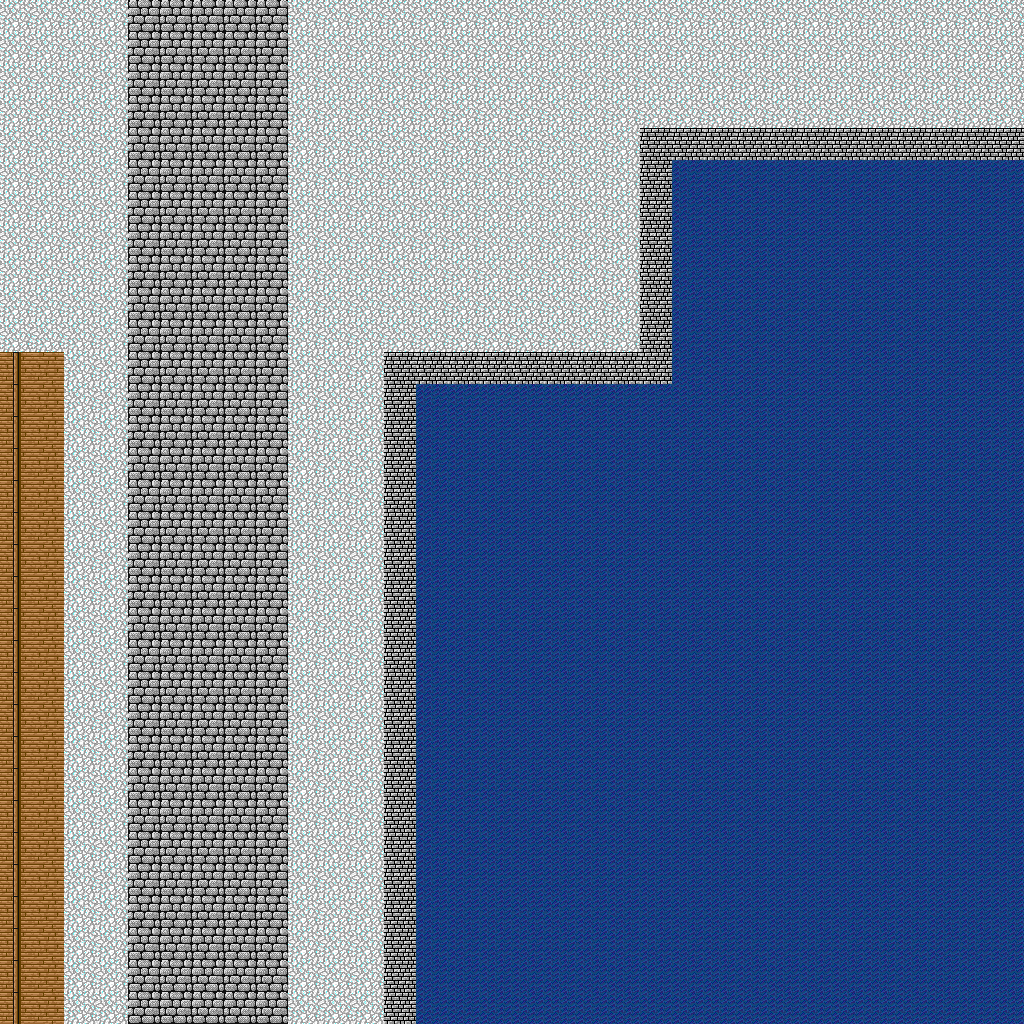

Rendered tile map (Tiled .tmx) drawn with the repository's tilesets; below, a short description and the full map source, tile grids included:
An orthogonal 32x32 tile map with 32x32 px tiles, 1 tile layer (map).

<map version="1.0" orientation="orthogonal" renderorder="right-down" width="32" height="32" tilewidth="32" tileheight="32" nextobjectid="1">
 <tileset firstgid="1" name="Test" tilewidth="32" tileheight="32" tilecount="483" columns="23">
  <image source="tileset.png" width="736" height="672" />
  <tile id="9">
   <properties>
    <property name="blocked" value="" />
   </properties>
  </tile>
  <tile id="63">
   <properties>
    <property name="blocked" value="" />
   </properties>
  </tile>
  <tile id="353">
   <properties>
    <property name="blocked" value="" />
   </properties>
  </tile>
 </tileset>
 <layer name="map" width="32" height="32">
  <data encoding="csv">
215,215,215,215,28,28,28,28,28,215,215,215,215,215,215,215,215,215,215,215,215,215,215,215,215,215,215,215,215,215,215,215,
215,215,215,215,28,28,28,28,28,215,215,215,215,215,215,215,215,215,215,215,215,215,215,215,215,215,215,215,215,215,215,215,
215,215,215,215,28,28,28,28,28,215,215,215,215,215,215,215,215,215,215,215,215,215,215,215,215,215,215,215,215,215,215,215,
215,215,215,215,28,28,28,28,28,215,215,215,215,215,215,215,215,215,215,215,215,215,215,215,215,215,215,215,215,215,215,215,
215,215,215,215,28,28,28,28,28,215,215,215,215,215,215,215,215,215,215,215,10,10,10,10,10,10,10,10,10,10,10,10,
215,215,215,215,28,28,28,28,28,215,215,215,215,215,215,215,215,215,215,215,10,93,93,93,93,93,93,93,93,93,93,93,
215,215,215,215,28,28,28,28,28,215,215,215,215,215,215,215,215,215,215,215,10,93,93,93,93,93,93,93,93,93,93,93,
215,215,215,215,28,28,28,28,28,215,215,215,215,215,215,215,215,215,215,215,10,93,93,93,93,93,93,93,93,93,93,93,
215,215,215,215,28,28,28,28,28,215,215,215,215,215,215,215,215,215,215,215,10,93,93,93,93,93,93,93,93,93,93,93,
215,215,215,215,28,28,28,28,28,215,215,215,215,215,215,215,215,215,215,215,10,93,93,93,93,93,93,93,93,93,93,93,
215,215,215,215,28,28,28,28,28,215,215,215,215,215,215,215,215,215,215,215,10,93,93,93,93,93,93,93,93,93,93,93,
354,64,215,215,28,28,28,28,28,215,215,215,10,10,10,10,10,10,10,10,10,93,93,93,93,93,93,93,93,93,93,93,
354,64,215,215,28,28,28,28,28,215,215,215,10,93,93,93,93,93,93,93,93,93,93,93,93,93,93,93,93,93,93,93,
354,64,215,215,28,28,28,28,28,215,215,215,10,93,93,93,93,93,93,93,93,93,93,93,93,93,93,93,93,93,93,93,
354,64,215,215,28,28,28,28,28,215,215,215,10,93,93,93,93,93,93,93,93,93,93,93,93,93,93,93,93,93,93,93,
354,64,215,215,28,28,28,28,28,215,215,215,10,93,93,93,93,93,93,93,93,93,93,93,93,93,93,93,93,93,93,93,
354,64,215,215,28,28,28,28,28,215,215,215,10,93,93,93,93,93,93,93,93,93,93,93,93,93,93,93,93,93,93,93,
354,64,215,215,28,28,28,28,28,215,215,215,10,93,93,93,93,93,93,93,93,93,93,93,93,93,93,93,93,93,93,93,
354,64,215,215,28,28,28,28,28,215,215,215,10,93,93,93,93,93,93,93,93,93,93,93,93,93,93,93,93,93,93,93,
354,64,215,215,28,28,28,28,28,215,215,215,10,93,93,93,93,93,93,93,93,93,93,93,93,93,93,93,93,93,93,93,
354,64,215,215,28,28,28,28,28,215,215,215,10,93,93,93,93,93,93,93,93,93,93,93,93,93,93,93,93,93,93,93,
354,64,215,215,28,28,28,28,28,215,215,215,10,93,93,93,93,93,93,93,93,93,93,93,93,93,93,93,93,93,93,93,
354,64,215,215,28,28,28,28,28,215,215,215,10,93,93,93,93,93,93,93,93,93,93,93,93,93,93,93,93,93,93,93,
354,64,215,215,28,28,28,28,28,215,215,215,10,93,93,93,93,93,93,93,93,93,93,93,93,93,93,93,93,93,93,93,
354,64,215,215,28,28,28,28,28,215,215,215,10,93,93,93,93,93,93,93,93,93,93,93,93,93,93,93,93,93,93,93,
354,64,215,215,28,28,28,28,28,215,215,215,10,93,93,93,93,93,93,93,93,93,93,93,93,93,93,93,93,93,93,93,
354,64,215,215,28,28,28,28,28,215,215,215,10,93,93,93,93,93,93,93,93,93,93,93,93,93,93,93,93,93,93,93,
354,64,215,215,28,28,28,28,28,215,215,215,10,93,93,93,93,93,93,93,93,93,93,93,93,93,93,93,93,93,93,93,
354,64,215,215,28,28,28,28,28,215,215,215,10,93,93,93,93,93,93,93,93,93,93,93,93,93,93,93,93,93,93,93,
354,64,215,215,28,28,28,28,28,215,215,215,10,93,93,93,93,93,93,93,93,93,93,93,93,93,93,93,93,93,93,93,
354,64,215,215,28,28,28,28,28,215,215,215,10,93,93,93,93,93,93,93,93,93,93,93,93,93,93,93,93,93,93,93,
354,64,215,215,28,28,28,28,28,215,215,215,10,93,93,93,93,93,93,93,93,93,93,93,93,93,93,93,93,93,93,93
</data>
 </layer>
</map>
